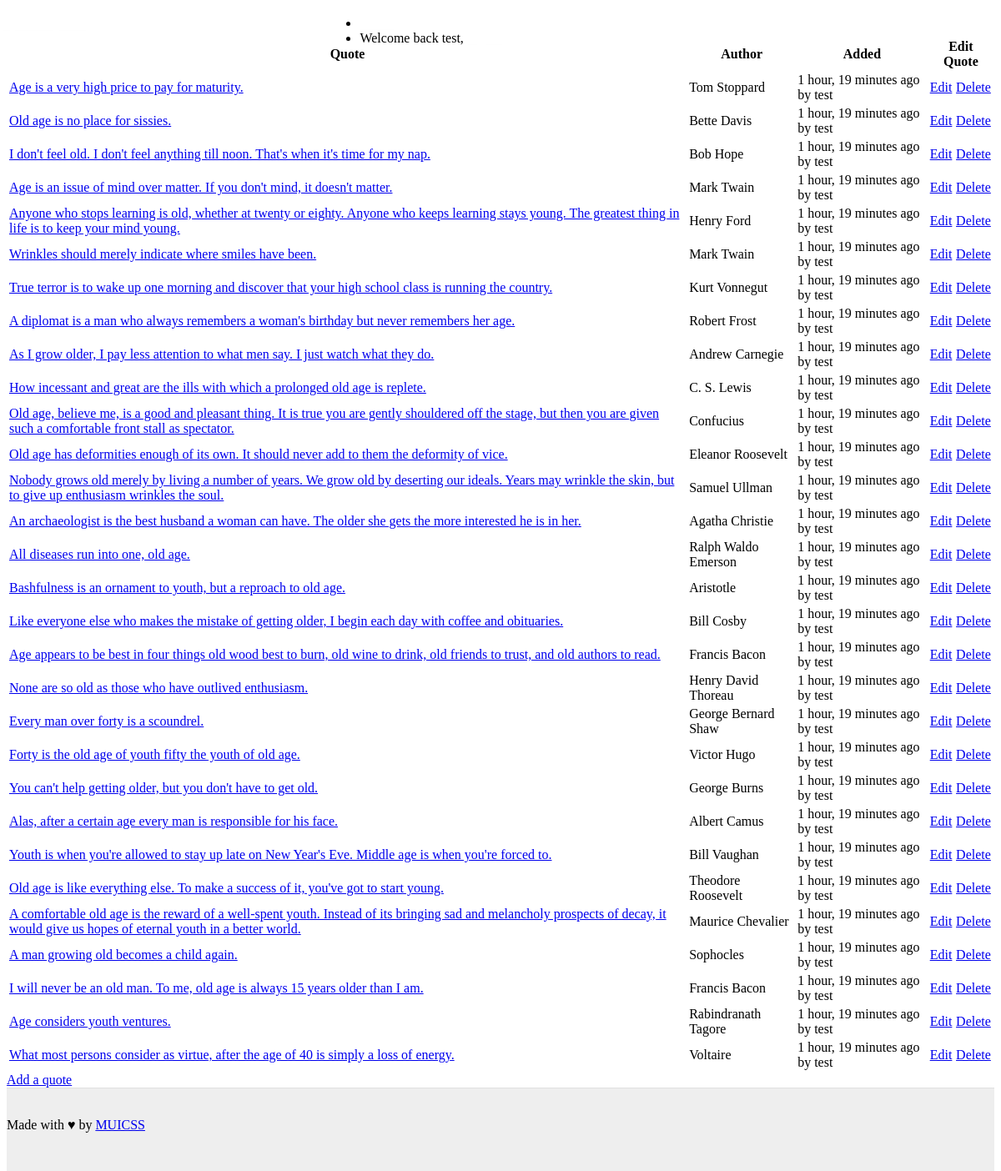
The app's page / (signed in) with its own data.
### quotes/models.py (models this page shows, shortened)
class Quote(models.Model):
    quote = models.TextField()
    author = models.CharField(max_length=100)
    source = models.URLField(blank=True, null=True)
    cover = models.URLField(blank=True, null=True)
    added = models.DateTimeField(auto_now_add=True)
    edited = models.DateTimeField(auto_now=True)
    user = models.ForeignKey(User, on_delete=models.CASCADE,
                             blank=True, null=True)
    class Meta:
        ordering = ['-added']

### quotes/views.py (the view)
# urls.py: path('', views.quote_list, name='quote_list'),
def quote_list(request):
    quotes = Quote.objects.all()
    return render(request, 'quotes/quote_list.html', {'quotes': quotes})

### quotes/templates/quotes/quote_list.html
{% extends 'base.html' %}
{% load humanize %}
{% block content %}
  <table class="mui-table mui-table--bordered">
    <thead>
        <tr>
          <th>Quote</th>
          <th>Author</th>
          <th>Added</th>
          <th colspan="2">Edit Quote</th>
        </tr>
    </thead>
    <tbody>
        {% for quote in quotes %}
        <tr>
          <td><a href="{% url "quotes:quote_detail" quote.id %}">{{ quote.quote }}</a></td>
          <td>{{ quote.author }}</td>
          <td>{{ quote.added|timesince }} ago by {{ quote.user }}</td>
          {% if quote.user == request.user %}
            <td><a class="mui-bDeleted mui-btn--small mui-btn--flat mui-btn--primary" href="{% url "quotes:quote_edit" quote.id %}">Edit</a></td>
            <td><a class="mui-btn mui-btn--small mui-btn--flat mui-btn--danger" href="{% url "quotes:quote_delete" quote.id %}">Delete</a></td>
          {% else %}
            <td colspan="2"></td>
          {% endif %}
        </tr>
        {% endfor %}
    </tbody>
  </table>
  <div class="mui-container">
    {% if request.user.is_authenticated %}
      <a class="mui-btn mui-btn--primary" href="{% url "quotes:quote_new" %}">Add a quote</a>
    {% else %}
      <a class="mui-btn mui-btn--primary" href="{% url "login" %}">Login to add quotes</a>
    {% endif %}
  </div>
{% endblock %}

### mysite/templates/base.html (shortened to what this page needs)
{% load static %}
<!doctype html>
<html>
  <head>
    <link href="//cdn.muicss.com/mui-0.9.40/css/mui.min.css" rel="stylesheet" type="text/css" />
    <link href="{% static 'css/style.css' %}" rel="stylesheet" type="text/css" />
  </head>
  <body
  >
    <header class="mui-appbar mui--z1">
      <div class="mui-container">
        <table>
          <tr class="mui--appbar-height">
            <td class="mui--text-title"><a id="pageTitle" href="{% url "quotes:quote_list" %}">PyBites Quotes</a></td>
            <td class="mui--text-right">
              <ul class="mui-list--inline mui--text-body2">
                <li><a href="#">About</a></li>
                {% if request.user.is_authenticated %}
                  <li>Welcome back {{ request.user.username }}, <a href="{% url 'logout' %}">logout</a></li>
                {% else %}
                  <li><a href="{% url 'login' %}">Login to add quotes</a></li>
                {% endif %}
              </ul>
            </td>
          </tr>
        </table>
      </div>
    </header>
    <div id="content-wrapper"
    >
      <div class="mui-container">
        <br><br>
        {% block content %}{% endblock %}
      </div>
    </div>
    <footer>
      <div class="mui-container mui--text-center">
        Made with ♥ by <a href="https://www.muicss.com">MUICSS</a>
      </div>
    </footer>
  </body>
</html>

### mysite/static/css/style.css (style rules this page uses)
html, body { height: 100%; }
html, body, input, textarea, button { -webkit-font-smoothing: antialiased; -moz-osx-font-smoothing: grayscale; text-shadow: 1px 1px 1px rgba(0, 0, 0, 0.004); }
header { position: fixed; top: 0; right: 0; left: 0; z-index: 2; }
header ul.mui-list--inline { margin-bottom: 0; }
header a { color: white; }
header table { width: 100%; }
#content-wrapper { min-height: 100%; box-sizing: border-box; margin-bottom: -100px; padding-bottom: 100px; }
footer { box-sizing: border-box; height: 100px; background-color: #eee; border-top: 1px solid #e0e0e0; padding-top: 35px; }

### records on screen
Quote: quote "Age is a very high price to pay for maturity.", author "Tom Stoppard", added "1 hour, 19 minutes", user "test", shows "Edit"
Quote: quote "Old age is no place for sissies.", author "Bette Davis", added "1 hour, 19 minutes", user "test", shows "Edit"
Quote: quote "I don't feel old. I don't feel anything till noon. That's when it's time for my nap.", author "Bob Hope", added "1 hour, 19 minutes", user "test", shows "Edit"
Quote: quote "Age is an issue of mind over matter. If you don't mind, it doesn't matter.", author "Mark Twain", added "1 hour, 19 minutes", user "test", shows "Edit"
Quote: quote "Anyone who stops learning is old, whether at twenty or eighty. Anyone who keeps learning stays young. The greatest thing in life is to keep your mind young.", author "Henry Ford", added "1 hour, 19 minutes", user "test", shows "Edit"
Quote: quote "Wrinkles should merely indicate where smiles have been.", author "Mark Twain", added "1 hour, 19 minutes", user "test", shows "Edit"
Quote: quote "True terror is to wake up one morning and discover that your high school class is running the country.", author "Kurt Vonnegut", added "1 hour, 19 minutes", user "test", shows "Edit"
Quote: quote "A diplomat is a man who always remembers a woman's birthday but never remembers her age.", author "Robert Frost", added "1 hour, 19 minutes", user "test", shows "Edit"
Quote: quote "As I grow older, I pay less attention to what men say. I just watch what they do.", author "Andrew Carnegie", added "1 hour, 19 minutes", user "test", shows "Edit"
Quote: quote "How incessant and great are the ills with which a prolonged old age is replete.", author "C. S. Lewis", added "1 hour, 19 minutes", user "test", shows "Edit"
Quote: quote "Old age, believe me, is a good and pleasant thing. It is true you are gently shouldered off the stage, but then you are given such a comfortable front stall as spectator.", author "Confucius", added "1 hour, 19 minutes", user "test", shows "Edit"
Quote: quote "Old age has deformities enough of its own. It should never add to them the deformity of vice.", author "Eleanor Roosevelt", added "1 hour, 19 minutes", user "test", shows "Edit"
Quote: quote "Nobody grows old merely by living a number of years. We grow old by deserting our ideals. Years may wrinkle the skin, but to give up enthusiasm wrinkles the soul.", author "Samuel Ullman", added "1 hour, 19 minutes", user "test", shows "Edit"
Quote: quote "An archaeologist is the best husband a woman can have. The older she gets the more interested he is in her.", author "Agatha Christie", added "1 hour, 19 minutes", user "test", shows "Edit"
Quote: quote "All diseases run into one, old age.", author "Ralph Waldo Emerson", added "1 hour, 19 minutes", user "test", shows "Edit"
Quote: quote "Bashfulness is an ornament to youth, but a reproach to old age.", author "Aristotle", added "1 hour, 19 minutes", user "test", shows "Edit"
Quote: quote "Like everyone else who makes the mistake of getting older, I begin each day with coffee and obituaries.", author "Bill Cosby", added "1 hour, 19 minutes", user "test", shows "Edit"
Quote: quote "Age appears to be best in four things old wood best to burn, old wine to drink, old friends to trust, and old authors to read.", author "Francis Bacon", added "1 hour, 19 minutes", user "test", shows "Edit"
Quote: quote "None are so old as those who have outlived enthusiasm.", author "Henry David Thoreau", added "1 hour, 19 minutes", user "test", shows "Edit"
Quote: quote "Every man over forty is a scoundrel.", author "George Bernard Shaw", added "1 hour, 19 minutes", user "test", shows "Edit"
Quote: quote "Forty is the old age of youth fifty the youth of old age.", author "Victor Hugo", added "1 hour, 19 minutes", user "test", shows "Edit"
Quote: quote "You can't help getting older, but you don't have to get old.", author "George Burns", added "1 hour, 19 minutes", user "test", shows "Edit"
Quote: quote "Alas, after a certain age every man is responsible for his face.", author "Albert Camus", added "1 hour, 19 minutes", user "test", shows "Edit"
Quote: quote "Youth is when you're allowed to stay up late on New Year's Eve. Middle age is when you're forced to.", author "Bill Vaughan", added "1 hour, 19 minutes", user "test", shows "Edit"
Quote: quote "Old age is like everything else. To make a success of it, you've got to start young.", author "Theodore Roosevelt", added "1 hour, 19 minutes", user "test", shows "Edit"
Quote: quote "A comfortable old age is the reward of a well-spent youth. Instead of its bringing sad and melancholy prospects of decay, it would give us hopes of eternal youth in a better world.", author "Maurice Chevalier", added "1 hour, 19 minutes", user "test", shows "Edit"
Quote: quote "A man growing old becomes a child again.", author "Sophocles", added "1 hour, 19 minutes", user "test", shows "Edit"
Quote: quote "I will never be an old man. To me, old age is always 15 years older than I am.", author "Francis Bacon", added "1 hour, 19 minutes", user "test", shows "Edit"
Quote: quote "Age considers youth ventures.", author "Rabindranath Tagore", added "1 hour, 19 minutes", user "test", shows "Edit"
Quote: quote "What most persons consider as virtue, after the age of 40 is simply a loss of energy.", author "Voltaire", added "1 hour, 19 minutes", user "test", shows "Edit"

### other values on screen
{{ request.user.username }} "test"
